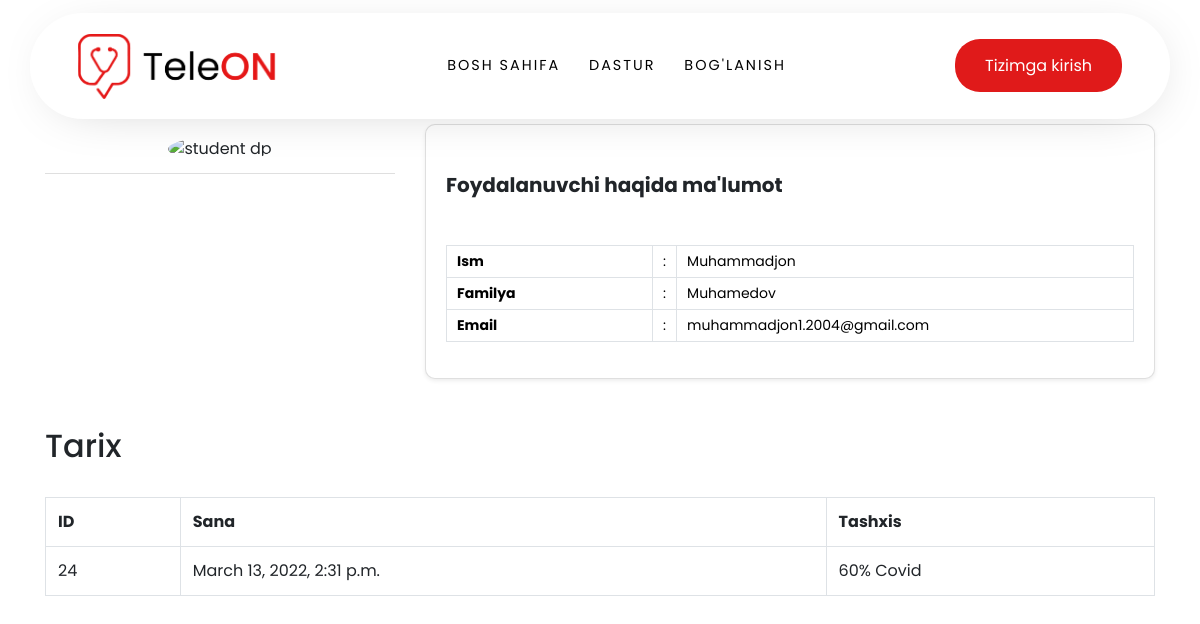
Page /profile/muhammadjon/ on the committed database.
### health/models.py (models this page shows)
class Submission(models.Model):
    user = models.ForeignKey(settings.AUTH_USER_MODEL,
                             related_name='submissions',
                             on_delete=models.CASCADE)
    created = models.DateTimeField(auto_now_add=True)
    verdict = models.CharField(max_length=255, null=True, blank=True)

### account/views.py (the view)
# urls.py: path('profile/<str:username>/', views.profile, name='profile'),
def profile(request, username):
    user = User.objects.get(username=username)
    submissons = Submission.objects.filter(user=user).order_by('-id')
    return render(request, 'profile.html', {'user': user,
                                            'submissions': submissons})

### account/templates/profile.html (shortened to what this page needs)
{% load static %}
<!DOCTYPE html>
<html lang="en">
<head>
    <link href="https://kit-pro.fontawesome.com/releases/v5.15.1/css/pro.min.css" rel="stylesheet">
    <link rel="stylesheet" href="https://cdn.jsdelivr.net/npm/bootstrap@4.6.1/dist/css/bootstrap.min.css">
    <link rel="stylesheet" href="{% static 'assets/styles/style.css' %}">
</head>
<body>
<header>
    <a href="/" class="site-logo" aria-label="homepage"><img src="{% static 'assets/images/logo.png' %}" alt=""></a>
    {% include 'navbar.html' %}
</header>
<section class="profile" id="profile">
    <div class="student-profile py-4" style="margin-top: 100px!important">
        <div class="container">
            <div class="row">
                <div class="col-lg-4">
                    <div class="card shadow-sm"
                         style="border: #fff!important; border-bottom: none!important; box-shadow: none !important;;">
                        <div class="card-header bg-transparent text-center">
                            {% if user.profile.image %}
                                <img class="profile_img" src="{{ user.profile.image.url }}"
                                     alt="student dp">
                            {% else %}
                                <img class="profile_img" src="https://robocontest.uz/assets/img/no-avatar.jpg"
                                     alt="student dp">
                            {% endif %}
                        </div>
                    </div>
                </div>
                <div class="col-lg-8">
                    <div class="card shadow-sm">
                        <div class="card-header bg-transparent border-0 py-5">
                            <div class="row">
                                <div class="col-lg-8">
                                    <h3 class="mb-0">Foydalanuvchi haqida ma'lumot
                                    </h3>
                                </div>
                            </div>
                        </div>
                        <div class="card-body pt-0">
                            <table class="table table-bordered">
                                <tr>
                                    <th width="30%">Ism</th>
                                    <td width="2%">:</td>
                                    <td>{{ user.first_name }}</td>
                                </tr>
                                <tr>
                                    <th width="30%">Familya</th>
                                    <td width="2%">:</td>
                                    <td>{{ user.last_name }}</td>
                                </tr>
                                <tr>
                                    <th width="30%">Email</th>
                                    <td width="2%">:</td>
                                    <td>{{ user.email }}</td>
                                </tr>
                            </table>
                        </div>
                    </div>
                </div>
            </div>
        </div>
    </div>
</section>
<div class="container">
    <br>
<div class="row">
    <div class="col-lg-8">
        <h2>Tarix</h2>
    </div>
    <div class="col-lg-4">
    </div>
</div>
    <br>
    <table class="table table-bordered history-table">
        <tr>
            <th>ID</th>
            <th>Sana</th>
            <th>Tashxis</th>
        </tr>
        {% for submission in submissions %}
            <tr>
                <td>{{ submission.id }}</td>
                <td>{{ submission.created }}</td>
                <td>{{ submission.verdict }}</td>
            </tr>
        {% endfor %}
    </table>
</div>
</body>
</html>

### static/assets/styles/style.css (style rules this page uses)
* { margin: 0; padding: 0; box-sizing: border-box; text-decoration: none !important; font-family: 'Lato', sans-serif; font-family: 'Poppins', sans-serif; }
body { margin: 0; background-color: white; }
.site-logo img { width: 200px; }

### static/assets/styles/navbar.css (style rules this page uses)
.site-logo { font-weight: 900; font-size: 2rem; color: var(--text); text-decoration: none; }
header { --text: black; --text-inverse: #fff; background: rgba(255, 255, 255, 0.25) !important; box-shadow: 4px 7px 52px -23px rgba(0, 0, 0, 0.25) !important; backdrop-filter: blur(34px)!important; width: 95%; border-radius: 60px; margin-right: auto; margin-left: auto; position: fixed; top: 0; left: 0; right: 0; z-index: 999; display: flex; justify-content: space-between; align-items: center; margin-top: 0.8rem; padding: 1.3em 3em; transition: background 250ms ease-in; background: var(--background); color: var(--text); }

### static/assets/styles/login.css (style rules this page uses)
:root { --first-color: #E01A1A; --input-color: #80868b; --border-color: #dadce0; --normal-font-size: 1rem; --small-font-size: 0.75rem; }
a { color: #000; text-decoration: none; }
body { margin: 0; padding: 0; font-family: var(--body-font); font-size: var(--normal-font-size); }

### static/assets/styles/profile.css (style rules this page uses)
.profile { margin-top: 100px; }
.student-profile .card { border-radius: 10px; }
.student-profile .card .card-header .profile_img { width: 300px; height: 300px; object-fit: cover; border-radius: 50%!important; }
.student-profile .card h3 { font-size: 20px; font-weight: 700; }
.student-profile .table th, .student-profile .table td { font-size: 14px; padding: 5px 10px; color: #000; }

### rows in the picture
Submission: id "24", created "March 13, 2022, 2:31 p.m.", verdict "60% Covid"

### other values in the picture
{{ user.first_name }} "Muhammadjon"
{{ user.last_name }} "Muhamedov"
{{ user.email }} "muhammadjon1.2004@gmail.com"
